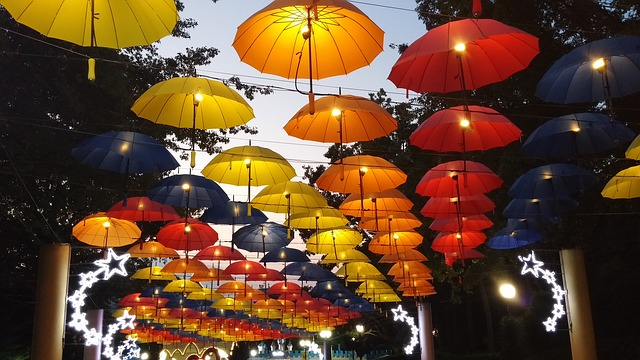
%> input picture exercise1/umbrellas.jpg, 640 x 360 px
$ octave exercise1_assignment1e.m   (GNU Octave 9; MATLAB toolbox functions it lacks are replaced by stand-ins)
%> lines starting %> are read from the running program, lines starting %| are printed output that depends on the picture; in (x1, y1, x2, y2) boxes, pixels count from 0 and x2, y2 are one past the last pixel; in counts of white or black regions, pixels touching at a corner belong together; the program's own positions count from 1
A = imread('umbrellas.jpg');
%> A is the input picture: size 360x640x3 uint8; mean R, G, B 105.2, 72.9, 47.4
A_gray = rgb2gray(A);
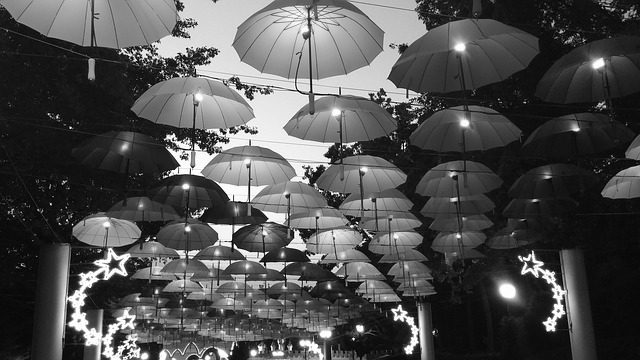
%> A_gray: size 360x640 uint8; min 0, max 255, mean 79.6

% originalna grayscale slika
figure(1);
imshow(A_gray);

% grayscale slika z invertiranim obmocjem
A_gray(100:250, 100:400, :) = 255 - A_gray(100:250, 100:400, :);
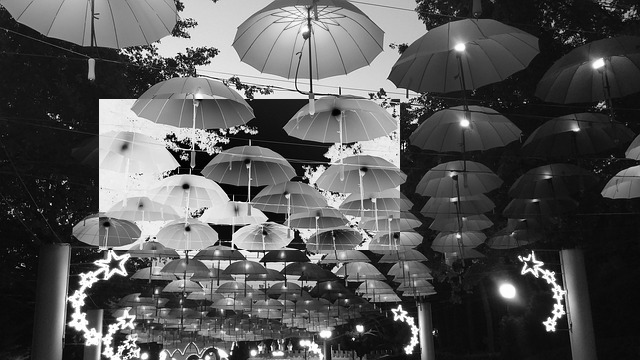
%> A_gray: size 360x640 uint8; 19.73% of pixels changed, all inside (x1, y1, x2, y2) = (99, 99, 400, 250)
figure(2);
imshow(A_gray);

$ run again, with exercise1/monitor.jpg copied over exercise1/umbrellas.jpg
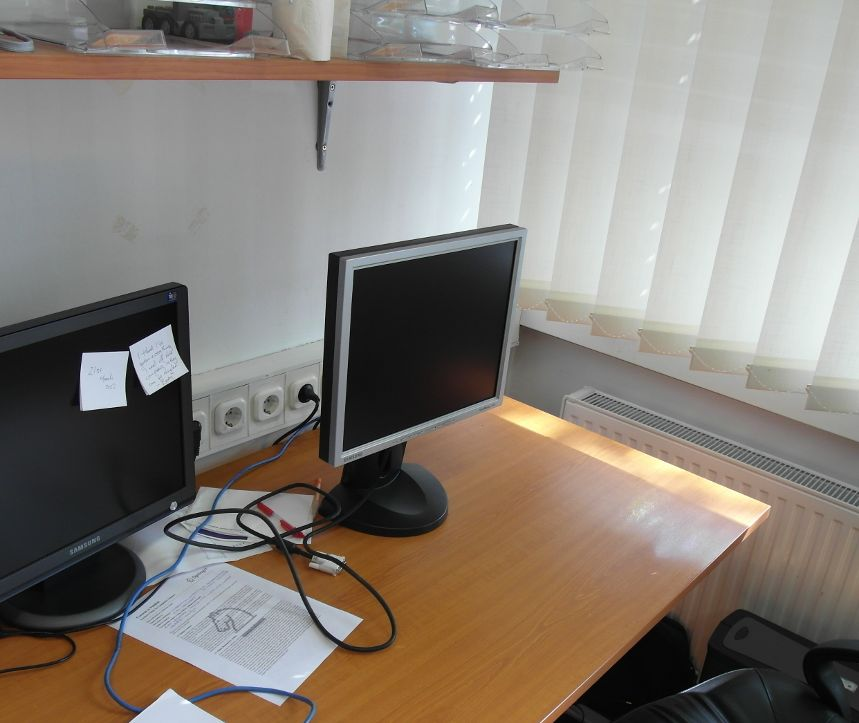
%> input picture exercise1/monitor.jpg, 859 x 723 px
%> A is the input picture: size 723x859x3 uint8; mean R, G, B 135.1, 127.3, 119
%> `A_gray = rgb2gray(A);`:
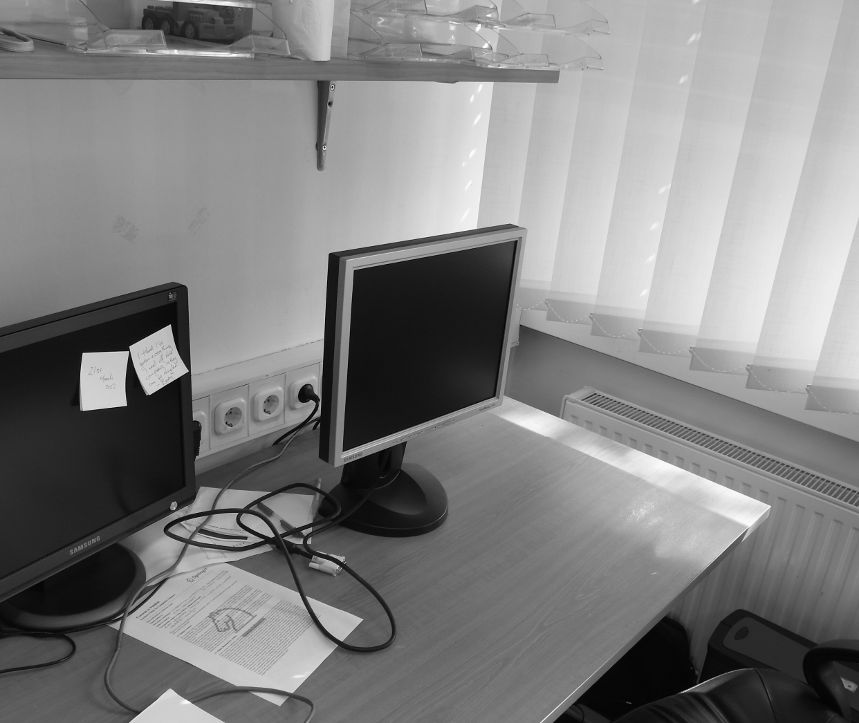
%> A_gray: size 723x859 uint8; min 0, max 254, mean 128.7
%> `A_gray(100:250, 100:400, :) = 255 - A_gray(100:250, 100:400, :);`:
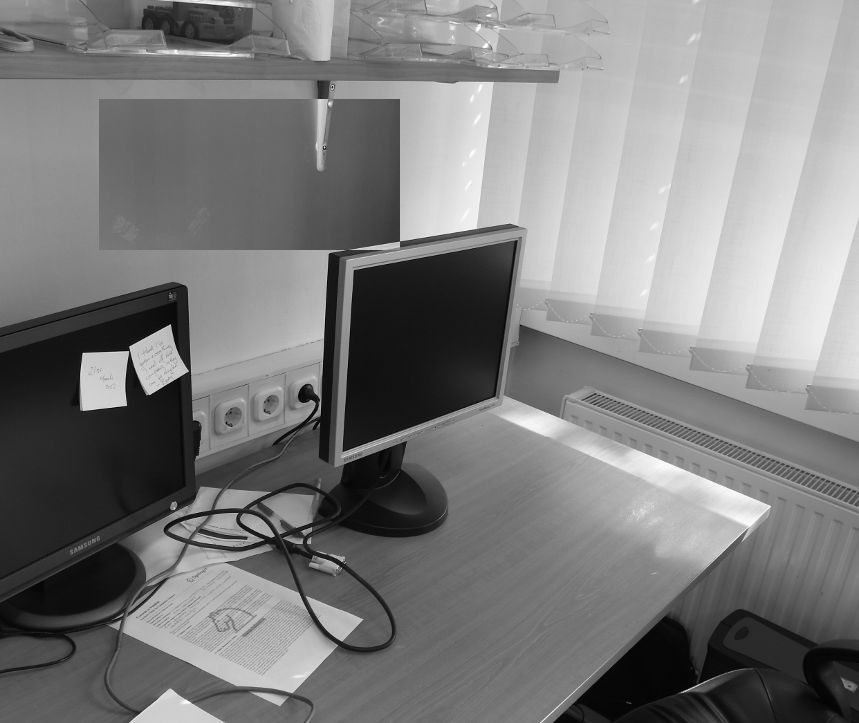
%> A_gray: size 723x859 uint8; 7.32% of pixels changed, all inside (x1, y1, x2, y2) = (99, 99, 400, 250)

$ run again, with exercise1/trucks.jpg copied over exercise1/umbrellas.jpg
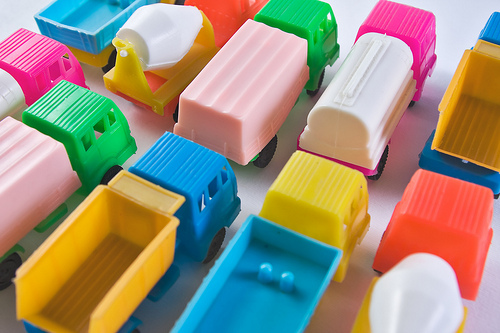
%> input picture exercise1/trucks.jpg, 500 x 333 px
%> A is the input picture: size 333x500x3 uint8; mean R, G, B 154.9, 144.4, 124.9
%> `A_gray = rgb2gray(A);`:
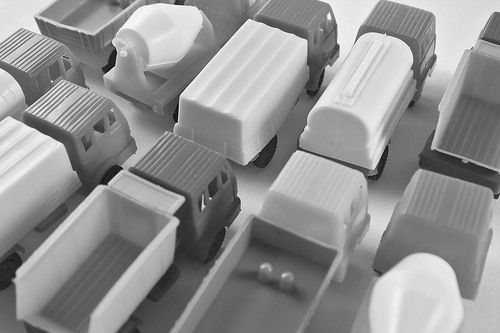
%> A_gray: size 333x500 uint8; min 2, max 255, mean 145.4
%> `A_gray(100:250, 100:400, :) = 255 - A_gray(100:250, 100:400, :);`:
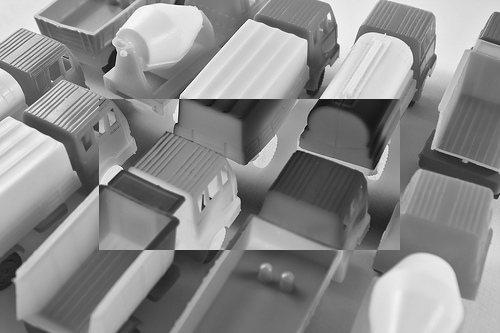
%> A_gray: size 333x500 uint8; min 2, max 255, mean 139.8
